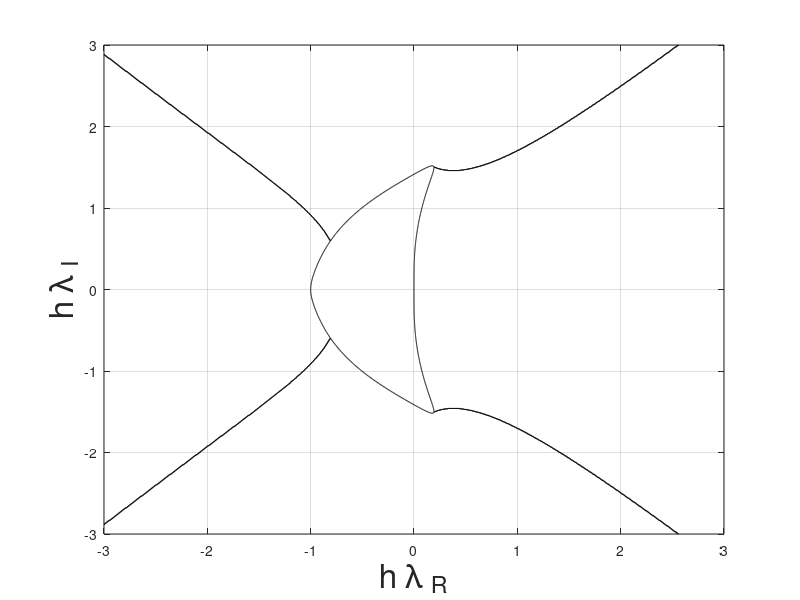
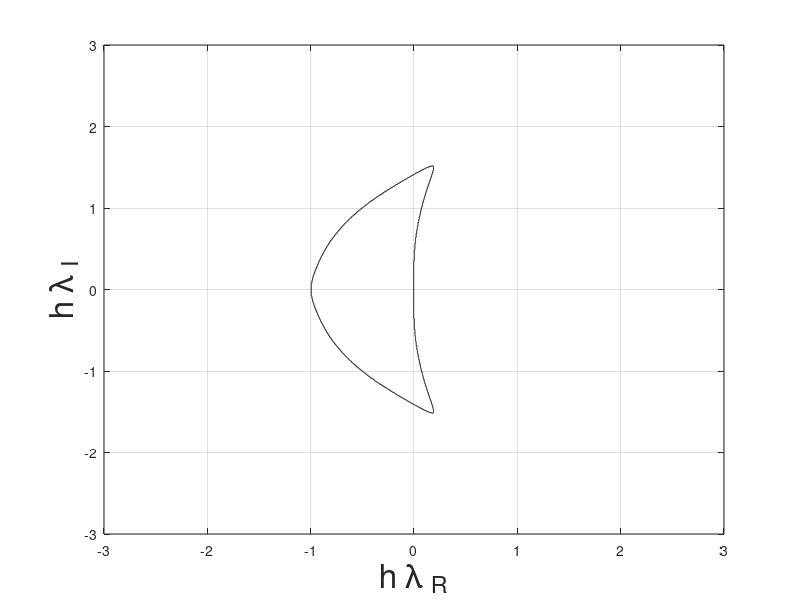

Write the MATLAB code that produced these figures, in order.
% make a contour plot of the stability region of A-B 2nd order

% number of points in x and y
numz = 1000;
numr = 3; % bound of x,y
x = linspace(-numr,numr,numz); % real
y = linspace(-numr,numr,numz); % imag
[xz,yz] = meshgrid(x,y); % make matrices
h = 1; % h just scales the axes
z = xz+1i*yz; % use this for complex math
stable_region1 = abs(0.5.*((1+h.*z./2+(h.*z).^2)+sqrt((1+h.*z./2+(h.*z).^2).^2+2.*h.*z)));
stable_region2 = abs(0.5.*((1+h.*z./2+(h.*z).^2)-sqrt((1+h.*z./2+(h.*z).^2).^2+2.*h.*z)));

% non-vectorized search for the boundary
% could use 'find' in a smart way to vectorize
% but this works
stable_region = zeros(numz);
for i=1:numz
    for j=1:numz
        % check if on the boundary of both
        if stable_region1(i,j) <= 1 && stable_region2(i,j) <= 1
            stable_region(i,j) = 1;
        end
    end
end

% plot the first figure
% looks like that in notes
hf = figure;
contour(xz,yz,stable_region1,[1,1],'k');
hold on;
contour(xz,yz,stable_region2,[1,1],'k');
% set(gca,'XTick',1:(numz/12):numz)
% set(gca,'XTickLabel',x(1:(numz/12):end))
grid on;
xlabel('h \lambda _R','FontSize',24);
ylabel('h \lambda _I','FontSize',24);
saveas(hf,'andy_hw04_prb08_01.png')
% close(hf);

% plot the second figure
% cleaner boundary from search
gf = figure;
contour(xz,yz,stable_region,[1,1],'k');
grid on;
xlabel('h \lambda _R','FontSize',24);
ylabel('h \lambda _I','FontSize',24);
saveas(gf,'andy_hw04_prb08_02.png')
% close(gf);